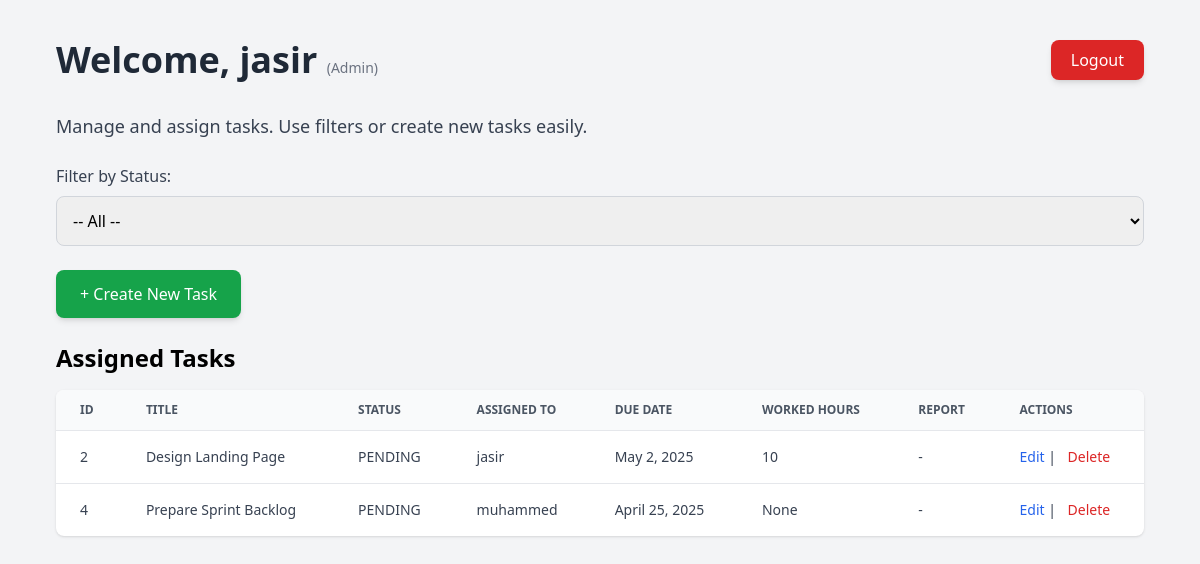
The page /tasks/dashboard/admin/ (signed in) on the database as committed earlier.
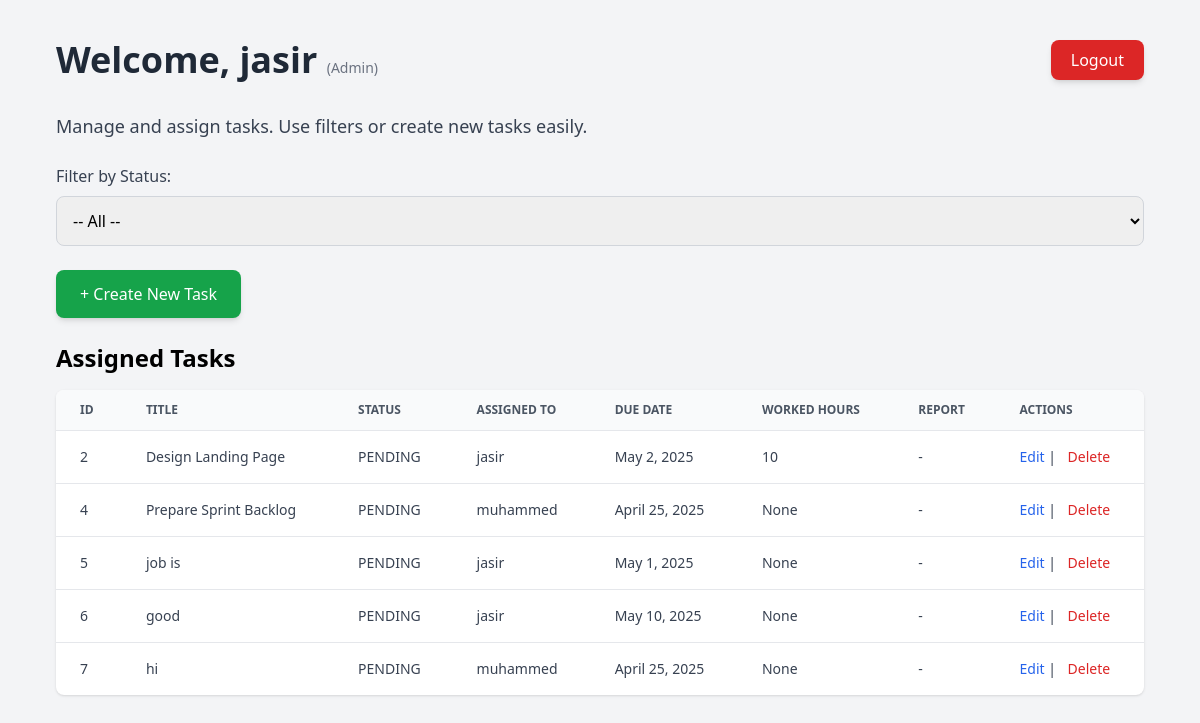
The same page on the database as committed later.
### tasks/models.py (models this page shows, shortened)
class Task(models.Model):
    STATUS_CHOICES = (
        ('PENDING', 'Pending'),
        ('IN_PROGRESS', 'In Progress'),
        ('COMPLETED', 'Completed'),
    )
    title = models.CharField(max_length=255)
    description = models.TextField()
    assigned_to = models.ForeignKey(
        settings.AUTH_USER_MODEL, related_name='tasks', on_delete=models.CASCADE,
        limit_choices_to={'role': 'USER'}
    )
    due_date = models.DateField()
    status = models.CharField(max_length=20, choices=STATUS_CHOICES, default='PENDING')
    completion_report = models.TextField(blank=True, null=True)
    worked_hours = models.PositiveIntegerField(blank=True, null=True)
    created_at = models.DateTimeField(auto_now_add=True)

### users/models.py (models this page shows, shortened)
class CustomUser(AbstractUser):
    ROLE_CHOICES = (
        ('SUPERADMIN', 'Super Admin'),
        ('ADMIN', 'Admin'),
        ('USER', 'User'),
    )
    role = models.CharField(max_length=20, choices=ROLE_CHOICES, default='USER')

### tasks/views.py (the view)
# urls.py: path("dashboard/admin/", admin_dashboard, name="admin-dashboard"),
@login_required
def admin_dashboard(request):
    tasks = Task.objects.all()
    users = CustomUser.objects.all()
    if request.method == 'POST':
        form = TaskForm(request.POST)
        print(form.is_valid(),form.errors)
        if form.is_valid():
            task = form.save(commit=False)
            task.save()
            return redirect('admin-dashboard')
    else:
        form = TaskForm()
    context = {
        'form': form,
        'tasks': tasks,
        'users': users,
    }
    return render(request, 'dashboard_admin.html', context)

### tasks/forms.py
class TaskForm(forms.ModelForm):
    class Meta:
        model = Task
        fields = ['title', 'description', 'assigned_to', 'due_date', 'status', 'completion_report', 'worked_hours']
        widgets = {
            'due_date': forms.DateInput(attrs={'type': 'date'}),
            'description': forms.Textarea(attrs={'rows': 3}),
            'completion_report': forms.Textarea(attrs={'rows': 3}),
        }

### templates/dashboard_admin.html (shortened to what this page needs)
<!DOCTYPE html>
<html lang="en">
<head>
  <script src="https://cdn.tailwindcss.com"></script>
</head>
<body class="font-sans bg-gray-100 min-h-screen py-10">
  <div class="max-w-6xl mx-auto px-4 sm:px-6 lg:px-8">
    <div class="flex justify-between items-center mb-8">
      <h1 class="text-4xl font-bold text-gray-800">Welcome, {{ request.user.username }} <span class="text-sm font-normal text-gray-500">(Admin)</span></h1>
      <form method="post" action="{% url 'custom-login' %}">
        <button type="submit" class="bg-red-600 hover:bg-red-700 transition text-white px-5 py-2 rounded-lg shadow-md">
          Logout
        </button>
      </form>
    </div>
    <p class="text-lg text-gray-700 mb-6">Manage and assign tasks. Use filters or create new tasks easily.</p>
    <form method="get" class="mb-6">
      <label for="status" class="block text-gray-700 font-medium mb-2">Filter by Status:</label>
      <select name="status" id="status" onchange="this.form.submit()" class="w-full p-3 border border-gray-300 rounded-lg focus:outline-none focus:ring-2 focus:ring-blue-500">
        <option value="" {% if not request.GET.status %}selected{% endif %}>-- All --</option>
      </select>
    </form>
    <div class="mb-6">
      <button onclick="toggleForm()" class="bg-green-600 hover:bg-green-700 transition text-white px-6 py-3 rounded-lg shadow-md">
        + Create New Task
      </button>
    </div>
    <h2 class="text-2xl font-semibold mb-4">Assigned Tasks</h2>
    {% if tasks %}
      <div class="overflow-x-auto bg-white rounded-lg shadow">
        <table class="min-w-full divide-y divide-gray-200">
          <thead class="bg-gray-50 text-left text-xs font-semibold text-gray-600 uppercase">
            <tr>
              <th class="px-6 py-3">ID</th>
              <th class="px-6 py-3">Title</th>
              <th class="px-6 py-3">Status</th>
              <th class="px-6 py-3">Assigned To</th>
              <th class="px-6 py-3">Due Date</th>
              <th class="px-6 py-3">Worked Hours</th>
              <th class="px-6 py-3">Report</th>
              <th class="px-6 py-3">Actions</th>
            </tr>
          </thead>
          <tbody class="text-sm text-gray-700 divide-y divide-gray-200">
            {% for task in tasks %}
              <tr class="hover:bg-gray-50">
                <td class="px-6 py-4">{{ task.id }}</td>
                <td class="px-6 py-4">{{ task.title }}</td>
                <td class="px-6 py-4">{{ task.status }}</td>
                <td class="px-6 py-4">{{ task.assigned_to.username }}</td>
                <td class="px-6 py-4">{{ task.due_date }}</td>
                <td class="px-6 py-4">{{ task.worked_hours }}</td>
                <td class="px-6 py-4">{{ task.completion_report|default:"-" }}</td>
                <td class="px-6 py-4 space-x-2">
                  <a href="{% url 'edit-task' task.id 'admin' %}" class="text-blue-600 hover:underline">Edit</a> |
                  <a href="{% url 'delete-task' task.id 'admin' %}" class="text-red-600 hover:underline" onclick="return confirm('Are you sure you want to delete this task?')">Delete</a>
                </td>
              </tr>
            {% endfor %}
          </tbody>
        </table>
      </div>
    {% else %}
      <p class="text-gray-600">No tasks found for the selected filter.</p>
    {% endif %}
  </div>
</body>
</html>

Rows that differ between the two databases and show on the page:
added Task: id "5", title "job is", status "PENDING", assigned_to.username "jasir", due_date "May 1, 2025", worked_hours "None", completion_report "-"
added Task: id "6", title "good", status "PENDING", assigned_to.username "jasir", due_date "May 10, 2025", worked_hours "None", completion_report "-"
added Task: id "7", title "hi", status "PENDING", assigned_to.username "muhammed", due_date "April 25, 2025", worked_hours "None", completion_report "-"
